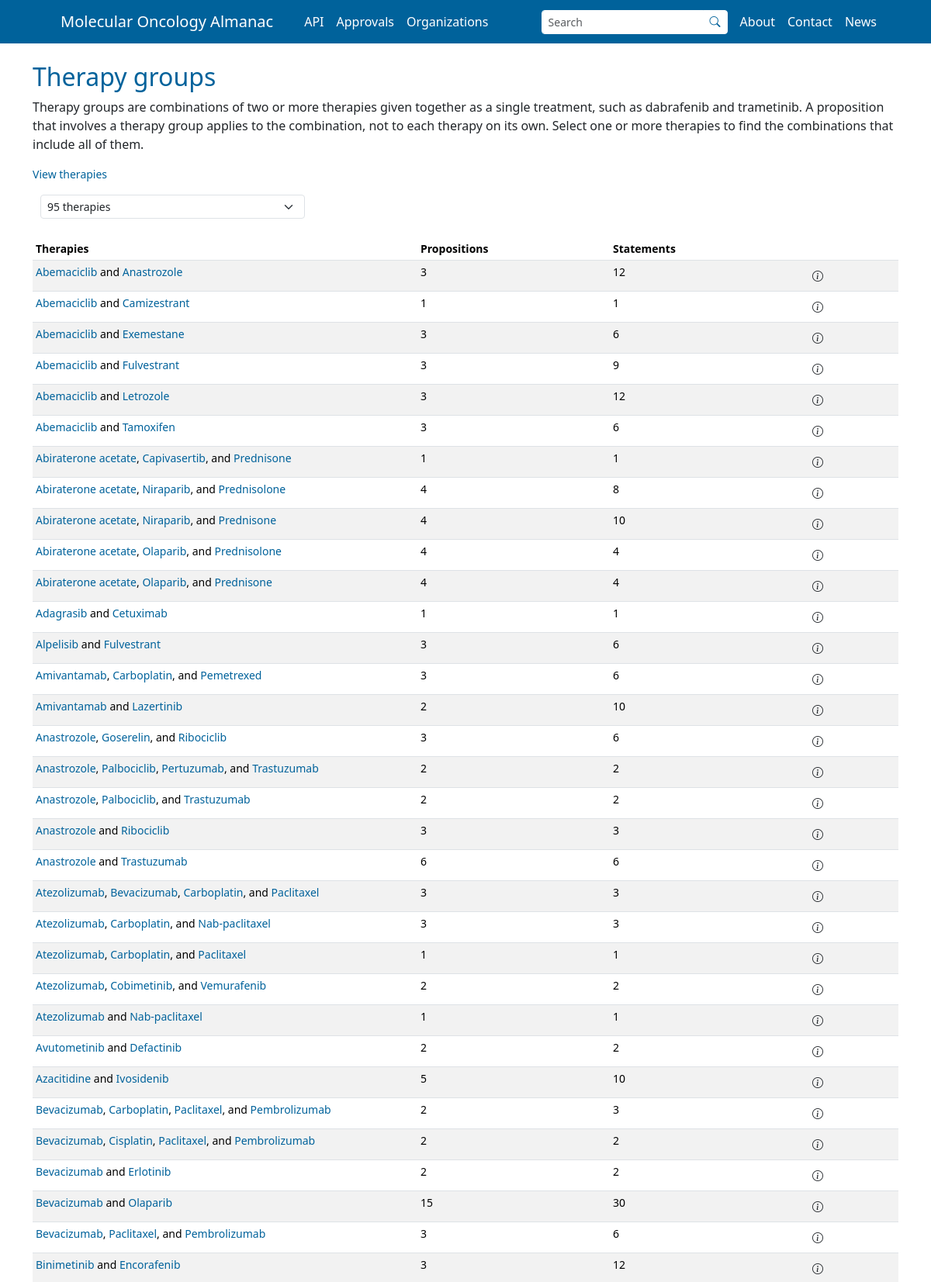
/therapy-groups (upper part), run on the app's committed database.
### app/models.py (models this page shows)
class Base(sqlalchemy.orm.DeclarativeBase):
    pass

class TherapyGroups(Base):
    __tablename__ = "therapy_groups"
    id = sqlalchemy.Column(sqlalchemy.String, primary_key=True)
    therapies = sqlalchemy.Column(sqlalchemy.Text, nullable=False)
    propositions_count = sqlalchemy.Column(sqlalchemy.Integer, nullable=False)
    statements_count = sqlalchemy.Column(sqlalchemy.Integer, nullable=False)

### app/blueprints/main/routes.py (the view, shortened to what this page needs)
@main_bp.route("/therapy-groups", defaults={"therapy_group_id": None}, methods=["GET"])
@main_bp.route("/therapy-groups/<therapy_group_id>", endpoint="therapy_groups")
def therapy_groups(therapy_group_id: str | None = None):
    records = requests.Local.get_therapy_groups()
    all_therapies = {
        therapy["id"]: therapy for record in records for therapy in record["therapies"]
    }
    return flask.render_template(
        template_name_or_list="therapy_groups.html",
        therapy_groups=records,
        all_therapies=services.sort_dicts_by_key(data=list(all_therapies.values()), key="name"),
    )

### app/blueprints/main/handlers.py (called while the page is built)
    @staticmethod
    def construct_base_query(model: models.Base) -> sqlalchemy.Select:
        return sqlalchemy.select(model)

    @staticmethod
    def execute_query(session: sqlalchemy.orm.Session, statement: sqlalchemy.sql.Executable) -> list[models.Base]:
        return (
            session
            .execute(statement=statement)
            .unique()
            .scalars()
            .all()
        )

    @classmethod
    def serialize_instances(cls, instances: list[models.Base], **kwargs) -> list[dict[str, typing.Any]]:
        result = []
        for instance in instances:
            serialized_instance = cls.serialize_single_instance(instance=instance, **kwargs)
            result.append(serialized_instance)
        return result

    @classmethod
    def serialize_primary_instance(cls, instance: models.Base) -> dict[str, typing.Any]:
        return {column.name: getattr(instance, column.name) for column in instance.__table__.columns}

    @classmethod
    def serialize_single_instance(cls, instance: models.Documents) -> dict[str, typing.Any]:
        serialized_record = cls.serialize_primary_instance(instance=instance)
        return serialized_record

### app/blueprints/main/requests.py (called while the page is built)
    @classmethod
    def get(cls, handler, statement):
        session_factory = flask.current_app.config["SESSION_FACTORY"]
        with session_factory() as session:
            result = handler.execute_query(session=session, statement=statement)
            serialized = handler.serialize_instances(instances=result)
            serialized = serialized
        return serialized

    @classmethod
    def get_therapy_groups(cls):
        handler = handlers.TherapyGroups()
        statement = handler.construct_base_query(model=models.TherapyGroups)
        results = cls.get(handler=handler, statement=statement)
        for result in results:
            result["therapies"] = json.loads(result["therapies"])
            result["name"] = " + ".join(therapy["name"] for therapy in result["therapies"])
        return cls.sort(data=results, sort_key="name")

    @classmethod
    def sort(cls, data, sort_key="name", reverse=False):
        try:
            return sorted(data, key=lambda d: d[sort_key], reverse=reverse)
        except KeyError as e:
            raise KeyError(
                f"Missing key '{sort_key}' in one or more dictionaries."
            ) from e

### app/database.py (called while the page is built)
    def optionxform(self, optionstr):
        return optionstr

### app/templates/therapy_groups.html (shortened to what this page needs)
{% extends 'base.html' %}
{% from "macros.html" import multiselect_filter, therapy_prose %}
{% block content %}
  <br>
  <h2 class="title">Therapy groups</h2>
  <p>
    Therapy groups are combinations of two or more therapies given together as a single treatment, such as
    dabrafenib and trametinib. A proposition that involves a therapy group applies to the combination, not to each
    therapy on its own. Select one or more therapies to find the combinations that include all of them.
  </p>
  <p class="small"><a href="{{ url_for('main.therapies') }}">View therapies</a></p>
  <div class="row mb-4">
    <div class="col-md-4">
      {{ multiselect_filter(all_therapies, "therapy", "therapies", "data-therapies", "#therapy-groups-table-result", mode="all") }}
    </div>
  </div>
  <table id="therapy-groups-table-result" class="table table-striped table-hover table-sm small w-100 dataTable">
    <thead>
      <tr>
        <th style="width: 20%">Therapies</th>
        <th style="width: 10%">Propositions</th>
        <th style="width: 10%">Statements</th>
        <th style="width: 5%"></th>
      </tr>
    </thead>
    <tbody>
      {% for group in therapy_groups %}
        <tr data-therapies="{{ group.therapies | map(attribute='id') | join(',') }}">
          <td>{{ therapy_prose(group.therapies) }}</td>
          <td>{{ group.propositions_count }}</td>
          <td>{{ group.statements_count }}</td>
          <td>
            <a href="{{ url_for('main.therapy_groups', therapy_group_id=group.id) }}" class="btn btn-sm"
              title="More information" data-bs-toggle="tooltip">
              <i class="bi bi-info-circle" aria-hidden="true"></i>
            </a>
          </td>
        </tr>
      {% endfor %}
    </tbody>
  </table>
{% endblock %}

### app/templates/macros.html (shortened to what this page needs)
{% macro therapy_prose(therapies) -%}
{% set n = therapies|length %}
{%- for therapy in therapies -%}
<a href="{{ url_for('main.therapies', therapy_id=therapy.id) }}">{{ therapy.name }}</a>{% if not loop.last %}{% if n == 2 %} and {% elif loop.revindex == 2 %}, and {% else %}, {% endif %}{% endif %}
{%- endfor %}
{%- endmacro %}
{% macro multiselect_filter(items, noun, plural, attribute, table, mode="any", separator=",") -%}
<div class="dropdown multiselect-filter" data-attribute="{{ attribute }}" data-table="{{ table }}" data-mode="{{ mode }}"
  data-separator="{{ separator }}">
  <button class="form-select form-select-sm text-start text-truncate" type="button"
    data-bs-toggle="dropdown" data-bs-auto-close="outside" aria-expanded="false">{{ items|length }} {{ noun if items|length == 1 else plural }}</button>
</div>
{%- endmacro %}

### app/static/css/theme-colors-default.css (style rules this page uses)
:root { --primary-color: #00629B; --secondary-color: #FFA300; --tertiary-color: #41B6E6; }

### app/static/css/app.css (style rules this page uses)
html, body { height: 100%; }
html { position: relative; }
body { margin-bottom: 60px; }
.title { color: var(--primary-color); }
.row { margin-top: 0; padding: 0 10px; width: 100%; }
.table { table-layout: fixed; word-wrap: break-word; }
table.dataTable th { text-align: left !important; }
table.dataTable td { text-align: left !important; }
a { color: var(--primary-color); text-decoration: none; }

### data on the page
TherapyGroups: name "Abemaciclib" "Anastrozole", propositions_count "3", statements_count "12"
TherapyGroups: name "Abemaciclib" "Camizestrant", propositions_count "1", statements_count "1"
TherapyGroups: name "Abemaciclib" "Exemestane", propositions_count "3", statements_count "6"
TherapyGroups: name "Abemaciclib" "Fulvestrant", propositions_count "3", statements_count "9"
TherapyGroups: name "Abemaciclib" "Letrozole", propositions_count "3", statements_count "12"
TherapyGroups: name "Abemaciclib" "Tamoxifen", propositions_count "3", statements_count "6"
TherapyGroups: name "Abiraterone acetate" "Capivasertib" "Prednisone", propositions_count "1", statements_count "1"
TherapyGroups: name "Abiraterone acetate" "Niraparib" "Prednisolone", propositions_count "4", statements_count "8"
TherapyGroups: name "Abiraterone acetate" "Niraparib" "Prednisone", propositions_count "4", statements_count "10"
TherapyGroups: name "Abiraterone acetate" "Olaparib" "Prednisolone", propositions_count "4", statements_count "4"
TherapyGroups: name "Abiraterone acetate" "Olaparib" "Prednisone", propositions_count "4", statements_count "4"
TherapyGroups: name "Adagrasib" "Cetuximab", propositions_count "1", statements_count "1"
TherapyGroups: name "Alpelisib" "Fulvestrant", propositions_count "3", statements_count "6"
TherapyGroups: name "Amivantamab" "Carboplatin" "Pemetrexed", propositions_count "3", statements_count "6"
TherapyGroups: name "Amivantamab" "Lazertinib", propositions_count "2", statements_count "10"
TherapyGroups: name "Anastrozole" "Goserelin" "Ribociclib", propositions_count "3", statements_count "6"
TherapyGroups: name "Anastrozole" "Palbociclib" "Pertuzumab" "Trastuzumab", propositions_count "2", statements_count "2"
TherapyGroups: name "Anastrozole" "Palbociclib" "Trastuzumab", propositions_count "2", statements_count "2"
TherapyGroups: name "Anastrozole" "Ribociclib", propositions_count "3", statements_count "3"
TherapyGroups: name "Anastrozole" "Trastuzumab", propositions_count "6", statements_count "6"
TherapyGroups: name "Atezolizumab" "Bevacizumab" "Carboplatin" "Paclitaxel", propositions_count "3", statements_count "3"
TherapyGroups: name "Atezolizumab" "Carboplatin" "Nab-paclitaxel", propositions_count "3", statements_count "3"
TherapyGroups: name "Atezolizumab" "Carboplatin" "Paclitaxel", propositions_count "1", statements_count "1"
TherapyGroups: name "Atezolizumab" "Cobimetinib" "Vemurafenib", propositions_count "2", statements_count "2"
TherapyGroups: name "Atezolizumab" "Nab-paclitaxel", propositions_count "1", statements_count "1"
TherapyGroups: name "Avutometinib" "Defactinib", propositions_count "2", statements_count "2"
TherapyGroups: name "Azacitidine" "Ivosidenib", propositions_count "5", statements_count "10"
TherapyGroups: name "Bevacizumab" "Carboplatin" "Paclitaxel" "Pembrolizumab", propositions_count "2", statements_count "3"
TherapyGroups: name "Bevacizumab" "Cisplatin" "Paclitaxel" "Pembrolizumab", propositions_count "2", statements_count "2"
TherapyGroups: name "Bevacizumab" "Erlotinib", propositions_count "2", statements_count "2"
TherapyGroups: name "Bevacizumab" "Olaparib", propositions_count "15", statements_count "30"
TherapyGroups: name "Bevacizumab" "Paclitaxel" "Pembrolizumab", propositions_count "3", statements_count "6"
TherapyGroups: name "Binimetinib" "Encorafenib", propositions_count "3", statements_count "12"

### other printed values
{{ items|length }} "95"
{{ noun if items|length == 1 else plural }} "therapies"
